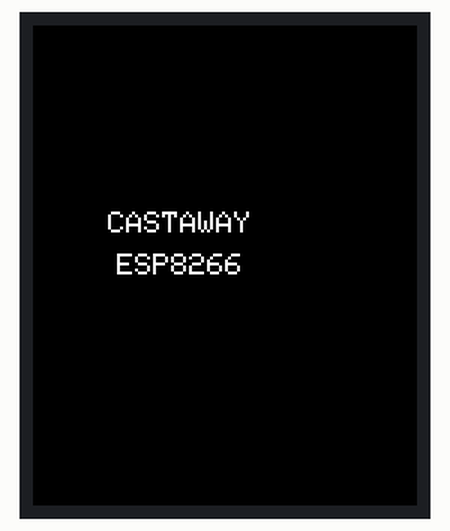
This sketch was run on a simulated ESP8266 (NodeMCU). On the bench: 128×160 colour display. Random numbers use the default seed unless the sketch sets one.

Above: at 0.2 s.
At 3.9 s:
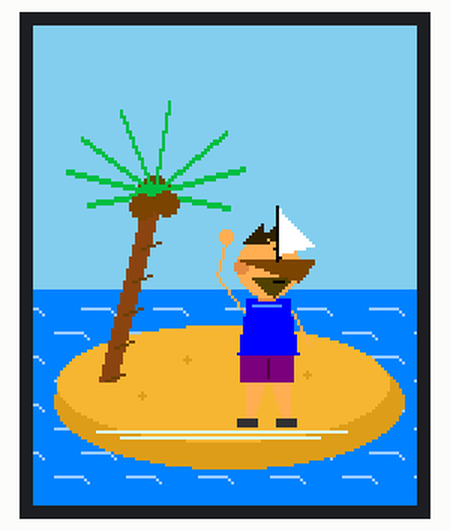
At 9.1 s:
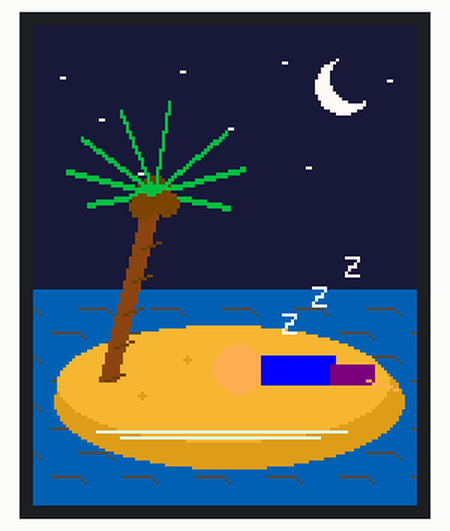
At 22.4 s:
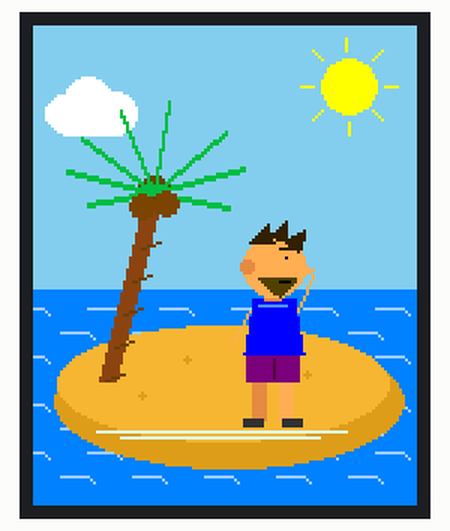
At 23.6 s:
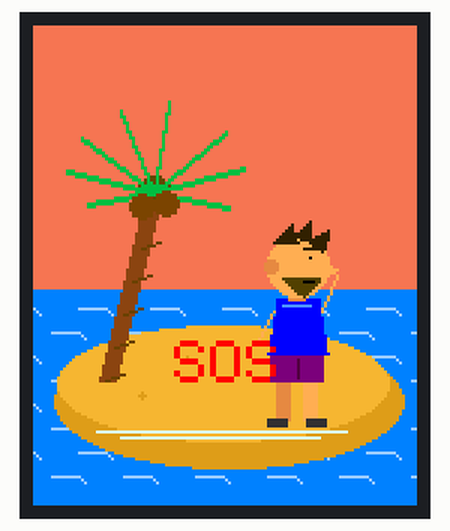
At 34.9 s:
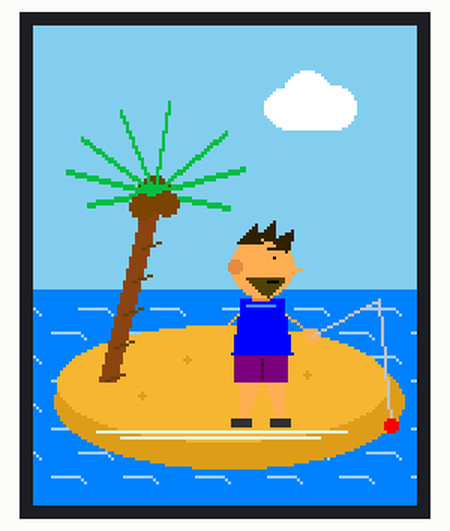

The sketch:

nodemcu_johnny_castaway.ino
```cpp
/*
  Castaway screensaver - NodeMCU ESP8266 + TFT ST7735 128x160 SPI

  Versao com personagem maior e mais detalhado, inspirada na ideia de
  um screensaver classico de naufrago, mas com arte desenhada por primitivas.

  Bibliotecas:
    - Adafruit GFX Library
    - Adafruit ST7735 and ST7789 Library

  Pinagem:
    CS    -> D8
    RESET -> D1
    A0/DC -> D2
    SCK   -> D5
    SDA   -> D7
    LED   -> 3V3
    VCC   -> 3V3
    GND   -> GND
*/

#include <SPI.h>
#include <Adafruit_GFX.h>
#include <Adafruit_ST7735.h>

#define TFT_CS   D8
#define TFT_RST  D1
#define TFT_DC   D2

Adafruit_ST7735 tft = Adafruit_ST7735(TFT_CS, TFT_DC, TFT_RST);

// Paleta RGB565
const uint16_t SKY_DAY   = 0x867D;
const uint16_t SKY_EVE   = 0xF3AA;
const uint16_t SKY_NIGHT = 0x18C7;
const uint16_t SEA       = 0x041F;
const uint16_t SEA_DARK  = 0x0316;
const uint16_t FOAM      = 0xDFFF;
const uint16_t SAND      = 0xF5A6;
const uint16_t SAND_DARK = 0xDCE3;
const uint16_t TRUNK     = 0x8A22;
const uint16_t LEAF      = 0x05E8;
const uint16_t SKIN      = 0xFD6A;
const uint16_t SKIN_DARK = 0xE448;
const uint16_t SHIRT     = 0x001F;
const uint16_t SHIRT_LIT = 0x4C9F;
const uint16_t SHORTS    = 0x780F;
const uint16_t HAIR      = 0x3100;
const uint16_t BEARD     = 0x5200;
const uint16_t CLOUD     = 0xFFFF;

void pauseMs(uint32_t ms) {
  uint32_t start = millis();
  while (millis() - start < ms) delay(1);
}

void drawSea(uint16_t sky, bool night = false, uint8_t phase = 0) {
  tft.fillScreen(sky);
  tft.fillRect(0, 88, 128, 72, night ? SEA_DARK : SEA);

  uint16_t wave = night ? 0x4A69 : 0x9E7F;
  for (int y = 94; y < 158; y += 8) {
    int off = ((y / 8) % 2) * 9 + phase;
    for (int x = -18 + off; x < 128; x += 24) {
      tft.drawFastHLine(x, y, 10, wave);
      tft.drawPixel(x + 10, y + 1, wave);
      tft.drawPixel(x + 11, y + 2, wave);
    }
  }
}

void drawIsland() {
  // sombra e massa principal
  tft.fillEllipse(65, 125, 58, 22, SAND_DARK);
  tft.fillEllipse(63, 119, 55, 19, SAND);

  // faixa de espuma na borda frontal
  tft.drawFastHLine(21, 135, 84, FOAM);
  tft.drawFastHLine(29, 137, 67, FOAM);

  // pequenos graos/pedras
  tft.fillCircle(51, 111, 1, SAND_DARK);
  tft.fillCircle(91, 116, 1, SAND_DARK);
  tft.fillCircle(36, 123, 1, SAND_DARK);
}

void drawPalm(int x = 22, int y = 118) {
  // tronco inclinado e mais grosso
  for (int i = 0; i < 6; i++) {
    tft.drawLine(x + i, y, x + 15 + i, y - 60, TRUNK);
  }

  // segmentos no tronco
  for (int s = 0; s < 5; s++) {
    int yy = y - s * 11;
    int xx = x + 2 + s * 3;
    tft.drawLine(xx, yy, xx + 6, yy - 2, 0x6A00);
  }

  int cx = x + 18;
  int cy = y - 63;
  tft.fillCircle(cx, cy, 5, 0x6240);

  // folhas com espessura de 2 pixels
  const int ends[][2] = {
    {-29,-7}, {-24,-18}, {-11,-27}, {5,-30},
    {24,-20}, {30,-8}, {25,5}, {-22,4}
  };

  for (auto &e : ends) {
    tft.drawLine(cx, cy, cx + e[0], cy + e[1], LEAF);
    tft.drawLine(cx, cy + 1, cx + e[0], cy + e[1] + 1, LEAF);
  }

  tft.fillCircle(cx - 4, cy + 5, 4, 0x7A20);
  tft.fillCircle(cx + 4, cy + 4, 4, 0x7A20);
}

void drawCloud(int x, int y) {
  tft.fillCircle(x, y + 4, 6, CLOUD);
  tft.fillCircle(x + 8, y, 8, CLOUD);
  tft.fillCircle(x + 17, y + 4, 7, CLOUD);
  tft.fillRect(x, y + 4, 18, 8, CLOUD);
}

void drawSun(int x, int y) {
  tft.fillCircle(x, y, 9, ST77XX_YELLOW);
  for (int a = 0; a < 360; a += 45) {
    float r = a * 3.14159 / 180.0;
    tft.drawLine(x + cos(r) * 12, y + sin(r) * 12,
                 x + cos(r) * 16, y + sin(r) * 16, ST77XX_YELLOW);
  }
}

void drawMoon(int x, int y) {
  tft.fillCircle(x, y, 9, 0xFFDE);
  tft.fillCircle(x + 4, y - 3, 8, SKY_NIGHT);
}

void drawStars() {
  const uint8_t stars[][2] = {
    {9,17},{22,31},{49,15},{65,34},{83,12},{101,29},{118,18},{91,47},{35,49}
  };
  for (auto &s : stars) {
    tft.drawPixel(s[0], s[1], ST77XX_WHITE);
    tft.drawPixel(s[0] + 1, s[1], ST77XX_WHITE);
  }
}

// pose:
// 0 parado
// 1 acenando
// 2 pescando
// 3 assustado
// 4 olhando horizonte
void drawJohnny(int x, int y, uint8_t pose = 0) {
  // y = nivel dos pes. Personagem ~48 px de altura.

  // pernas
  if (pose == 4) {
    tft.fillRect(x - 7, y - 14, 5, 15, SKIN_DARK);
    tft.fillRect(x + 2, y - 14, 5, 15, SKIN);
  } else {
    tft.fillTriangle(x - 7, y - 14, x - 1, y - 14, x - 6, y + 1, SKIN);
    tft.fillTriangle(x + 1, y - 14, x + 7, y - 14, x + 6, y + 1, SKIN);
  }

  // pes
  tft.fillRect(x - 10, y, 7, 3, 0x3186);
  tft.fillRect(x + 3, y, 7, 3, 0x3186);

  // shorts
  tft.fillRect(x - 9, y - 21, 18, 9, SHORTS);
  tft.drawFastVLine(x, y - 20, 7, 0x5008);

  // torso ligeiramente trapezoidal
  tft.fillTriangle(x - 10, y - 22, x + 10, y - 22, x - 7, y - 40, SHIRT);
  tft.fillTriangle(x + 10, y - 22, x + 7, y - 40, x - 7, y - 40, SHIRT);
  tft.drawFastHLine(x - 5, y - 38, 10, SHIRT_LIT);

  // pescoco
  tft.fillRect(x - 3, y - 44, 6, 5, SKIN_DARK);

  // cabeca maior
  tft.fillCircle(x, y - 51, 10, SKIN);
  tft.fillCircle(x - 1, y - 53, 8, SKIN);

  // orelha e nariz
  tft.fillCircle(x - 9, y - 51, 2, SKIN_DARK);
  tft.fillTriangle(x + 8, y - 53, x + 13, y - 50, x + 8, y - 48, SKIN);

  // cabelo desgrenhado
  tft.fillTriangle(x - 8, y - 59, x - 2, y - 65, x, y - 59, HAIR);
  tft.fillTriangle(x - 2, y - 61, x + 4, y - 66, x + 5, y - 59, HAIR);
  tft.fillTriangle(x + 3, y - 60, x + 10, y - 63, x + 8, y - 56, HAIR);

  // barba curta
  tft.fillTriangle(x - 5, y - 47, x + 7, y - 47, x + 2, y - 41, BEARD);

  // olho e sobrancelha
  tft.drawPixel(x + 4, y - 54, ST77XX_BLACK);
  tft.drawFastHLine(x + 2, y - 57, 5, HAIR);

  // boca
  tft.drawFastHLine(x + 2, y - 46, 4, ST77XX_BLACK);

  // bracos com ombros mais largos
  if (pose == 1) { // acenando
    tft.drawLine(x - 8, y - 36, x - 17, y - 48, SKIN);
    tft.drawLine(x - 17, y - 48, x - 14, y - 60, SKIN);
    tft.fillCircle(x - 14, y - 61, 2, SKIN);

    tft.drawLine(x + 8, y - 36, x + 14, y - 25, SKIN);
  }
  else if (pose == 2) { // pescando
    tft.drawLine(x - 8, y - 35, x - 15, y - 28, SKIN);
    tft.drawLine(x + 8, y - 35, x + 17, y - 28, SKIN);
    tft.fillCircle(x + 17, y - 28, 2, SKIN);
  }
  else if (pose == 3) { // assustado
    tft.drawLine(x - 8, y - 36, x - 17, y - 51, SKIN);
    tft.drawLine(x + 8, y - 36, x + 17, y - 51, SKIN);
    tft.fillCircle(x - 17, y - 52, 2, SKIN);
    tft.fillCircle(x + 17, y - 52, 2, SKIN);

    // boca aberta
    tft.fillCircle(x + 4, y - 46, 2, ST77XX_BLACK);
  }
  else if (pose == 4) { // mao na testa olhando longe
    tft.drawLine(x - 8, y - 36, x - 14, y - 25, SKIN);
    tft.drawLine(x + 8, y - 36, x + 13, y - 48, SKIN);
    tft.drawLine(x + 13, y - 48, x + 5, y - 55, SKIN);
  }
  else { // relaxado
    tft.drawLine(x - 8, y - 36, x - 13, y - 23, SKIN);
    tft.drawLine(x + 8, y - 36, x + 13, y - 23, SKIN);
  }
}

void drawBoat(int x, int y) {
  tft.fillTriangle(x, y, x + 24, y, x + 19, y + 7, 0x7A20);
  tft.drawLine(x + 12, y, x + 12, y - 18, ST77XX_BLACK);
  tft.fillTriangle(x + 13, y - 17, x + 13, y - 2, x + 24, y - 5, ST77XX_WHITE);
}

void sceneIdle() {
  for (uint8_t f = 0; f < 8; f++) {
    drawSea(SKY_DAY, false, f % 4);
    drawSun(105, 20);
    drawCloud(10, 25);
    drawIsland();
    drawPalm();
    drawJohnny(80, 131, (f > 4) ? 4 : 0);
    pauseMs(220);
  }
  pauseMs(900);
}

void sceneFishing() {
  drawSea(SKY_DAY);
  drawCloud(83, 23);
  drawIsland();
  drawPalm();
  drawJohnny(76, 131, 2);

  // vara e linha
  tft.drawLine(93, 103, 115, 91, 0xC618);
  tft.drawLine(115, 91, 119, 133, 0xC618);

  for (int i = 0; i < 7; i++) {
    tft.fillCircle(119, 133, 2, (i % 2) ? ST77XX_WHITE : ST77XX_RED);
    pauseMs(260);
  }
  pauseMs(700);
}

void sceneBoat() {
  for (int x = 126; x > 67; x -= 3) {
    drawSea(SKY_DAY, false, x % 4);
    drawIsland();
    drawPalm();
    drawJohnny(78, 131, 1);
    drawBoat(x, 78);
    pauseMs(85);
  }
  pauseMs(700);
}

void sceneCoconut() {
  for (int y = 61; y < 107; y += 4) {
    drawSea(SKY_DAY);
    drawIsland();
    drawPalm();
    drawJohnny(78, 131, (y > 92) ? 3 : 0);
    tft.fillCircle(40, y, 4, 0x7A20);
    pauseMs(90);
  }
  pauseMs(900);
}

void sceneRain() {
  for (int f = 0; f < 18; f++) {
    drawSea(0x6B6D, false, f % 4);
    drawIsland();
    drawPalm();
    drawJohnny(78, 131, (f % 3 == 0) ? 3 : 0);

    for (int x = 5; x < 125; x += 13) {
      int y = (x * 7 + f * 9) % 86;
      tft.drawLine(x, y, x - 2, y + 5, 0xBDF7);
    }
    pauseMs(95);
  }
}

void sceneNight() {
  drawSea(SKY_NIGHT, true);
  drawMoon(103, 20);
  drawStars();
  drawIsland();
  drawPalm();

  // Johnny deitado, proporcional ao novo personagem
  tft.fillCircle(68, 114, 8, SKIN);
  tft.fillRect(76, 110, 25, 10, SHIRT);
  tft.fillRect(99, 113, 15, 7, SHORTS);
  tft.drawLine(111, 118, 121, 121, SKIN);

  tft.setTextColor(ST77XX_WHITE);
  tft.setTextSize(1);
  tft.setCursor(83, 96); tft.print("Z");
  pauseMs(450);
  tft.setCursor(93, 87); tft.print("Z");
  pauseMs(450);
  tft.setCursor(104, 77); tft.print("Z");
  pauseMs(1600);
}

void sceneSOS() {
  drawSea(SKY_EVE);
  drawIsland();
  drawPalm();
  drawJohnny(88, 131, 4);

  tft.setTextColor(ST77XX_RED);
  tft.setTextSize(2);
  tft.setCursor(47, 105);
  tft.print("SOS");
  pauseMs(1900);
}

void setup() {
  Serial.begin(115200);
  SPI.begin();

  // Se houver deslocamento/cores estranhas, teste INITR_GREENTAB ou INITR_REDTAB.
  tft.initR(INITR_BLACKTAB);
  tft.setRotation(0);
  tft.setTextWrap(false);

  randomSeed(ESP.getCycleCount());

  tft.fillScreen(ST77XX_BLACK);
  tft.setTextColor(ST77XX_WHITE);
  tft.setTextSize(1);
  tft.setCursor(25, 62);
  tft.println("CASTAWAY");
  tft.setCursor(28, 76);
  tft.println("ESP8266");
  pauseMs(1000);
}

void loop() {
  uint8_t scene = random(0, 7);

  switch (scene) {
    case 0: sceneIdle();    break;
    case 1: sceneFishing(); break;
    case 2: sceneBoat();    break;
    case 3: sceneCoconut(); break;
    case 4: sceneRain();    break;
    case 5: sceneNight();   break;
    case 6: sceneSOS();     break;
  }
}
```

Measured:
- what the display in image 0 shows lasts 1.0 s, from 0.2 s to 1.2 s
- what the display in image 1 shows lasts 0.9 s, from 3.8 s to 4.7 s
- what the display in image 2 shows lasts 1.7 s, from 9.0 s to 10.7 s
- what the display in image 3 shows lasts 1.1 s, from 22.4 s to 23.5 s
- what the display in image 4 shows lasts 2.0 s, from 23.5 s to 25.5 s
- what the display in image 5 shows lasts 1.0 s, from 34.9 s to 35.9 s
